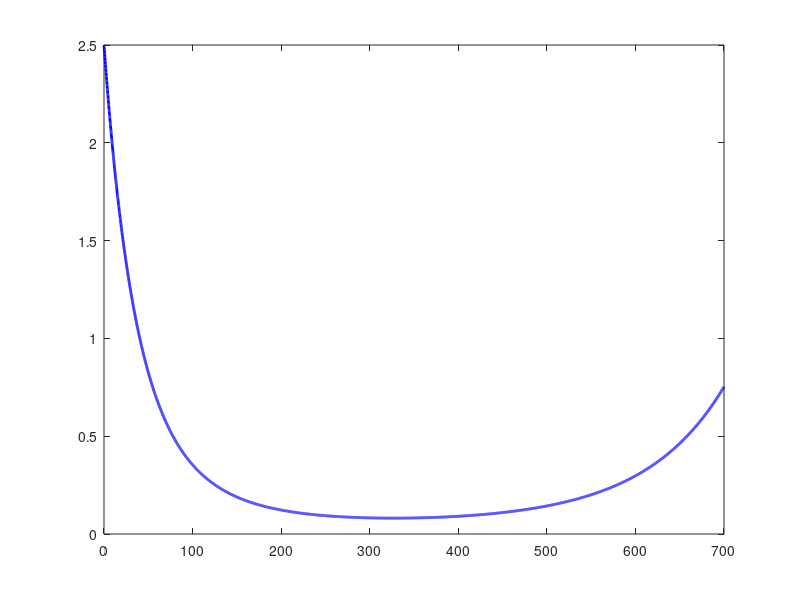

The MATLAB script that drew this image: (Note: this script raises an error after producing the figure.)
r = 0.075;
T0 = 2.5;
c0 = 0.1;
c_min = 0.06;
beta = 0.003;
Tcrit = 0.1;


t = linspace(0, 700, 6000);
T = T0 .* exp((r - c_min) .* t + ((c0 - c_min) ./ beta) .* (exp(-beta .* t) - 1));

idx = find(T <= Tcrit, 1);

if ~isempty(idx)
    fprintf('Tumor was killed on %.2f\n', t(idx));
    treatment_success = true;
else
    fprintf('Tumor was not killed\n');
    treatment_success = false;
end

figure;
plot(t, T, 'b', 'LineWidth', 2); hold on;
yline(Tcrit, '--k', 'Critical volume');
xlabel('Time (days)');
ylabel('Tumor Volume (cm^3)');
grid on;

if treatment_success
    xline(t(idx), ':r', 'Killing date', 'LineWidth', 3);
    legend('Tumor volume', 'Critical volume', 'Killing date', 'Location', 'NorthEast');
else
    legend('Tumor volume', 'Critical volume', 'Location', 'NorthEast');
end
